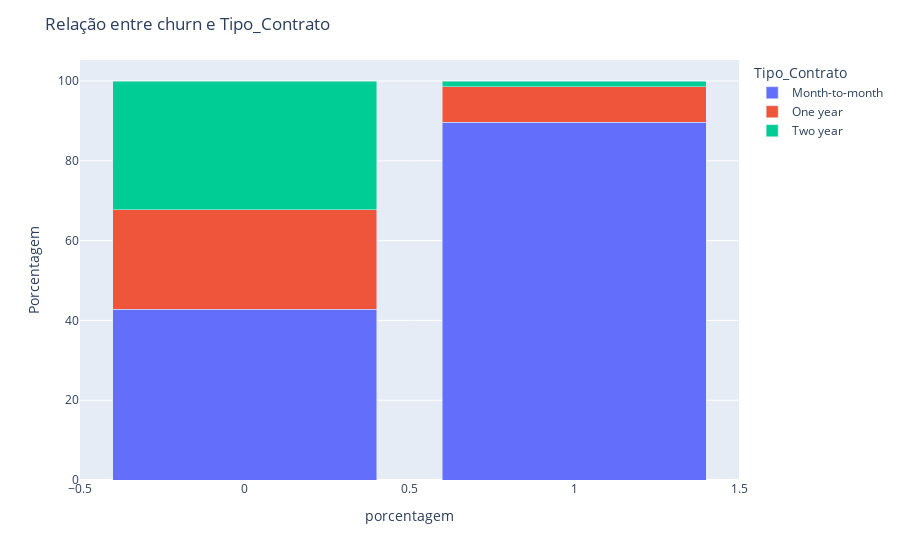

Source (notebook cell):
### Code cell
df_agrup = df.groupby(["Churn", "Tipo_Contrato"]).size().reset_index(name="count")
total_churn = df_agrup.groupby("Churn")["count"].transform("sum")
df_agrup["percent"] = (df_agrup["count"] / total_churn) * 100

fig = px.bar(df_agrup, x="Churn", y="percent", color="Tipo_Contrato", barmode="stack",
             labels={"Churn": "Churn", "percent": "Porcentagem", "Tipo_Contrato": "Tipo_Contrato"})
fig.update_layout(title="Relação entre churn e Tipo_Contrato",
                  xaxis_title="porcentagem",
                  legend_title="Tipo_Contrato")
fig.show()

### Figure 1 — Plotly figure (JSON) as saved in the notebook; plotly's stock layout.template omitted (floating-point values rounded to 4 significant figures)
{"data": [{"alignmentgroup": "True", "hovertemplate": "Tipo_Contrato=Month-to-month<br>Churn=%{x}<br>Porcentagem=%{y}<extra></extra>", "legendgroup": "Month-to-month", "marker": {"color": "#636efa", "pattern": {"shape": ""}}, "name": "Month-to-month", "offsetgroup": "Month-to-month", "orientation": "v", "showlegend": true, "textposition": "auto", "type": "bar", "x": [0, 1], "xaxis": "x", "y": [42.86, 89.64], "yaxis": "y"}, {"alignmentgroup": "True", "hovertemplate": "Tipo_Contrato=One year<br>Churn=%{x}<br>Porcentagem=%{y}<extra></extra>", "legendgroup": "One year", "marker": {"color": "#EF553B", "pattern": {"shape": ""}}, "name": "One year", "offsetgroup": "One year", "orientation": "v", "showlegend": true, "textposition": "auto", "type": "bar", "x": [0, 1], "xaxis": "x", "y": [24.93, 8.964], "yaxis": "y"}, {"alignmentgroup": "True", "hovertemplate": "Tipo_Contrato=Two year<br>Churn=%{x}<br>Porcentagem=%{y}<extra></extra>", "legendgroup": "Two year", "marker": {"color": "#00cc96", "pattern": {"shape": ""}}, "name": "Two year", "offsetgroup": "Two year", "orientation": "v", "showlegend": true, "textposition": "auto", "type": "bar", "x": [0, 1], "xaxis": "x", "y": [32.21, 1.391], "yaxis": "y"}], "layout": {"autosize": true, "barmode": "stack", "legend": {"title": {"text": "Tipo_Contrato"}, "tracegroupgap": 0}, "margin": {"t": 60}, "title": {"text": "Relação entre churn e Tipo_Contrato"}, "xaxis": {"anchor": "y", "autorange": true, "domain": [0, 1], "range": [-0.5, 1.5], "title": {"text": "porcentagem"}, "type": "linear"}, "yaxis": {"anchor": "x", "autorange": true, "domain": [0, 1], "range": [0, 105.3], "title": {"text": "Porcentagem"}, "type": "linear"}}}
